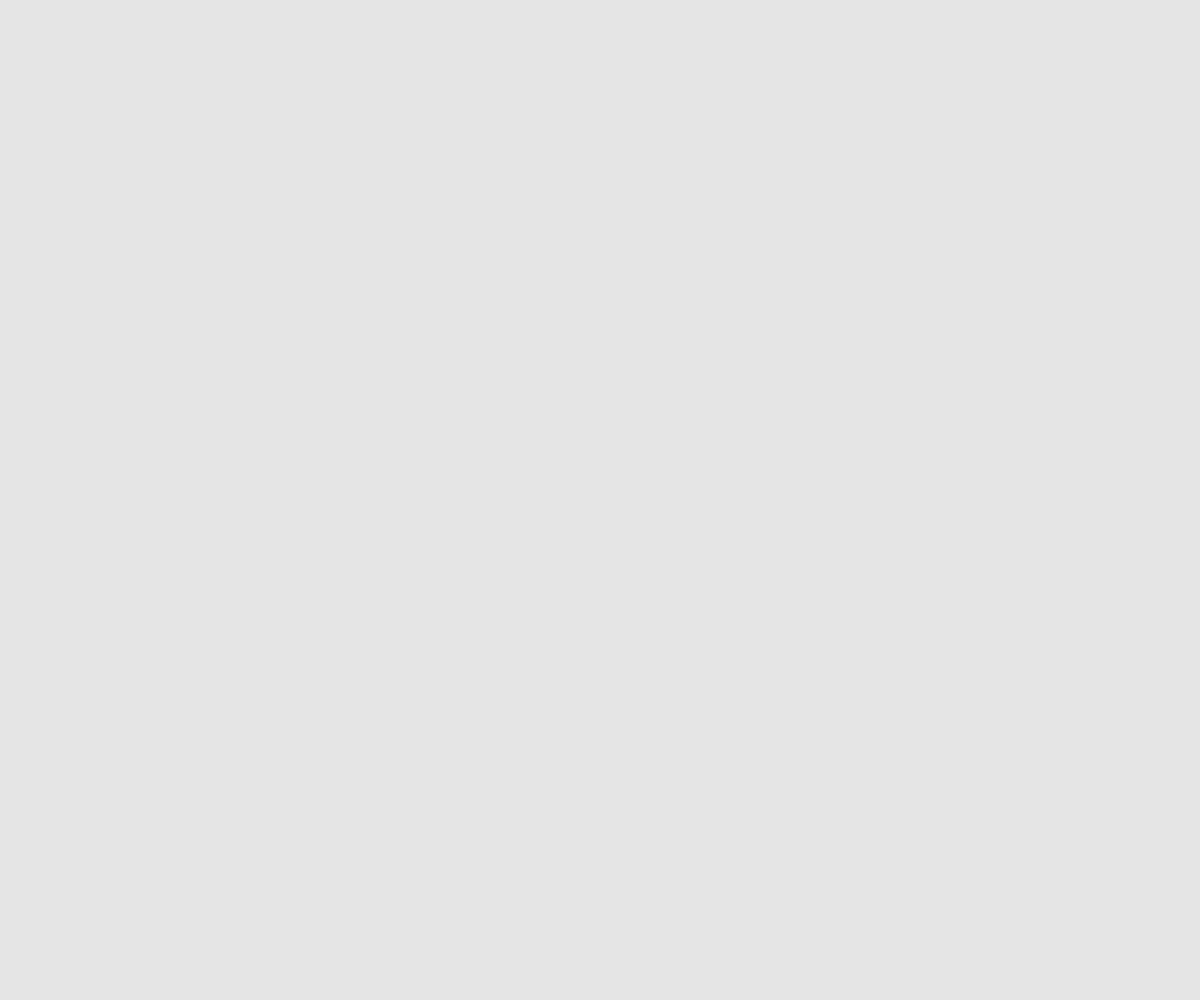
Frame 1 (no input)
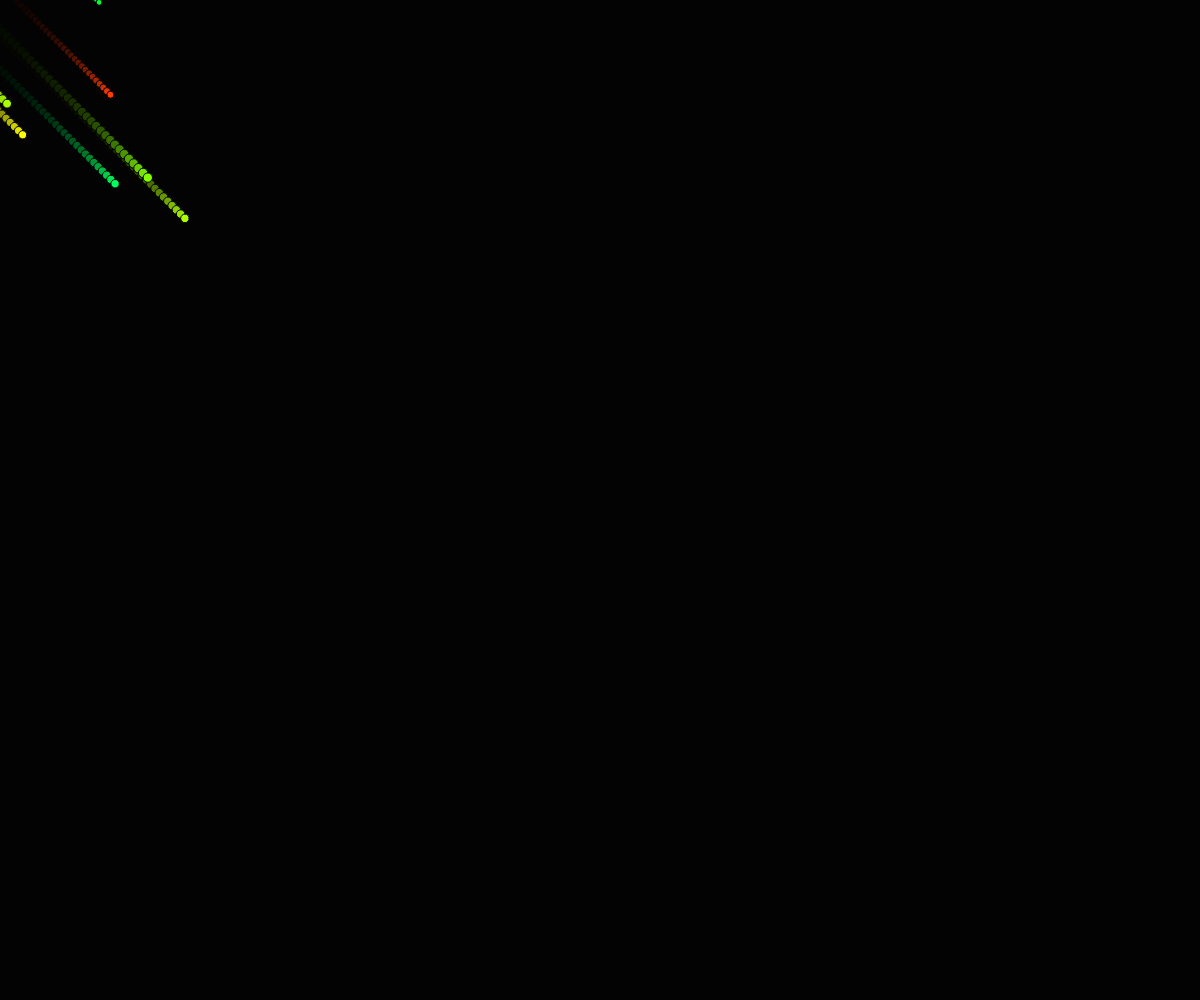
Frame 60 (no input)
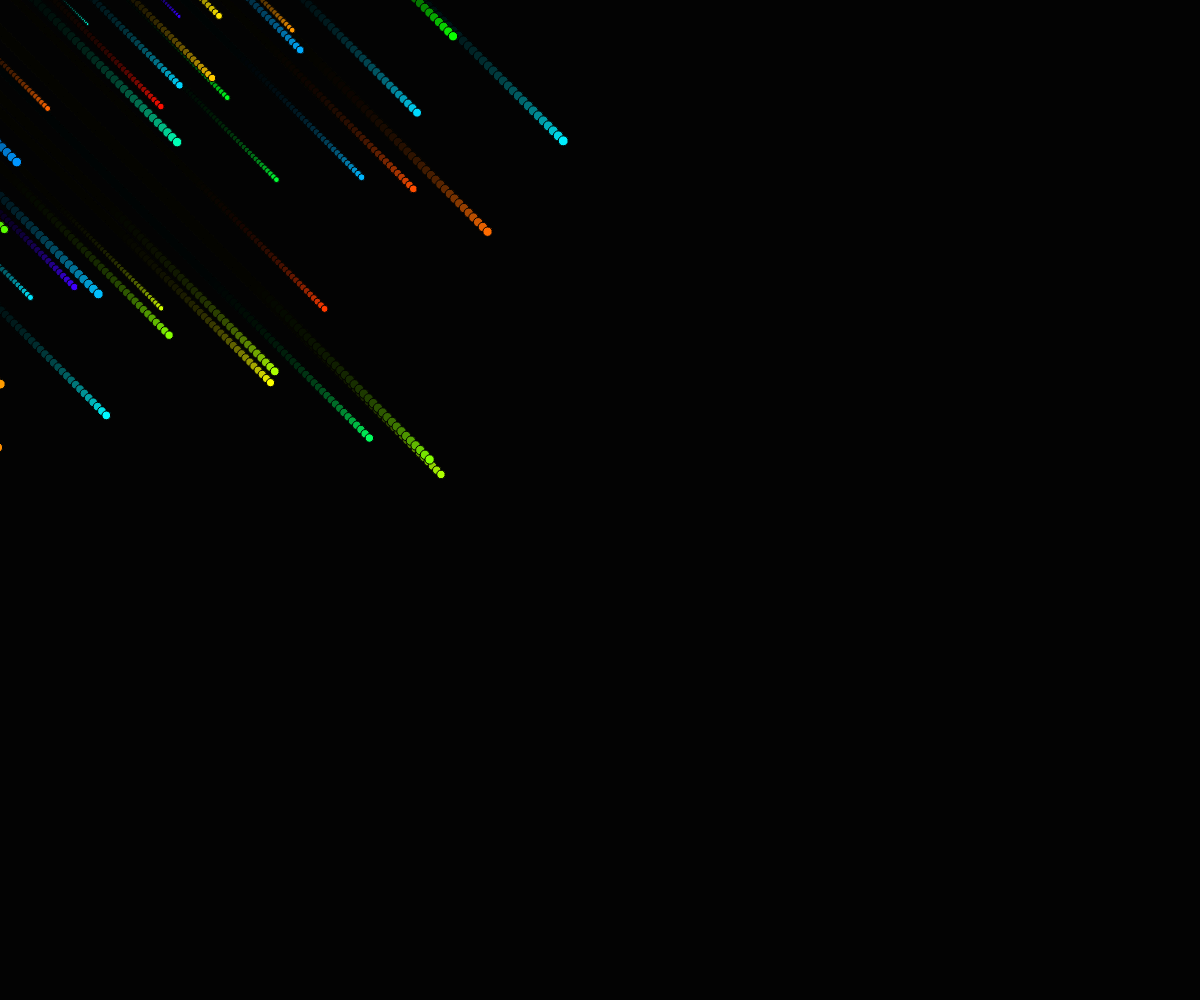
Frame 120 (the mouse pressed at the canvas centre since frame 60)

The p5.js sketch that drew these frames (run headless with seeded random() and noise() and a simulated clock; from frame 60 on, the mouse is pressed at the canvas centre):

// p5.js sketch
// ── sketch.js
//here, I am initializing a meteors array.
var meteors = [];

//first, we define our setup method. This will be run once, when the sketch is loaded.
function setup(){

  //create a canvas of full width and height
  createCanvas(window.innerWidth,window.innerHeight);

  //position ellipses via their center
  ellipseMode(RADIUS);

  //change color type to HSB (Hue, Saturation, Brightness)
  colorMode(HSB);

  //Now, we will push back 300 new meteors into an array
  for(var i = 0; i < 300; i++){
    meteors.push(new Meteor());
  }
}

//This method will be called many times per second
function draw(){
  //We will clear the screen each time, with all black, and 10% opacity, giving us our trail effect
  background(color(0,0.1));

  //For each meteor in the array (meteors.length will return a value representing this)
  for(var i = 0; i < meteors.length; i++){
    //we will update it's position
    meteors[i].move();
    //then draw the updated meteor
    meteors[i].display();
  }
}

//This is a new class, named Meteor. Notice that it is named with a capital M, this will be standard whenever we define our classes.
function Meteor(){
  this.size = random(5);
  this.length = 30;
  this.color = color(random(255),255,255);
  this.speed = random(10)

  this.x = -random(width);
  this.y = -random(height);

  this.move = function(){
    this.x += this.size;
    this.y += this.size;

    //if our meteor goes out of bounds...
    if(this.x > width || this.y > height){
      this.x = -random(width);
      this.y = -random(height);
    }
  }

  this.display = function(){
    fill(this.color);
    ellipse(this.x,this.y,this.size,this.size);
  }
}
